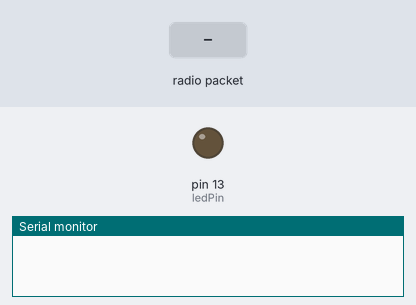
A sketch run on a simulated Arduino Uno, built with avr-gcc and run on an emulated ATmega328P. Shown: output pins drawn as LEDs (lit = HIGH), the last lines printed to the serial monitor. The inputs (shaded band) are chosen by the test bench. No radio packets arrive unless stated.

Above: at 1.2 s.
1.3 s: radio packet "a" arrives
At 2.1 s:
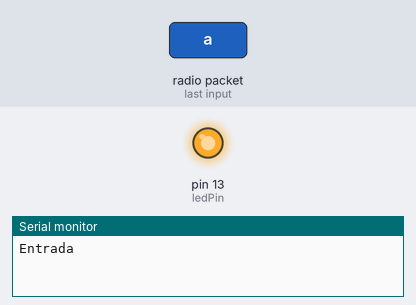
2.8 s: radio packet "b" arrives
At 3.2 s:
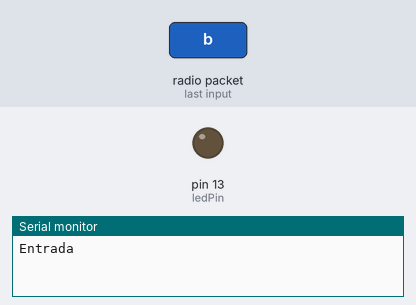
Timing chart, 0 to 5.8 s (numbered marks = the images above; inputs shaded):
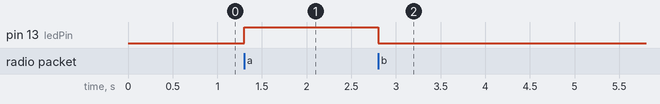

Measured:
- after the input at 1.3 s, pin 13 (ledPin): LOW → HIGH at once
- after the input at 2.8 s, pin 13 (ledPin): HIGH → LOW at once

The sketch:

ReceptorRF.ino
```cpp
//El codigo del arduino receptor en el proyecto de SmartParking
//Este dispositivo despues de obtener los datos del modulo de RadioFrecuencia se lo enviaba al servidor
//por medio de comunicacion serial

#include <VirtualWire.h>

const int dataPin = 2;
const int ledPin = 13;
int cont = 0;
int ent = 0;
int sal = 0;

void setup()
{
    Serial.begin(9600);
    vw_setup(2000);
    vw_set_rx_pin(dataPin);
    vw_rx_start();


    pinMode(ledPin, OUTPUT);
    digitalWrite(ledPin, false);
}

void loop()
{
    uint8_t data;
    uint8_t dataLength=1;

    if (vw_get_message(&data,&dataLength))
    {
        if((char)data=='a'){
          if (ent==0){
            digitalWrite(ledPin, true);
            Serial.print("Entrada");
            delay(1000);
            cont++;
            ent=1;
            sal=0;
          }


        }
        else if((char)data=='b')
        {
          if (sal==0){
            digitalWrite(ledPin, false);
            //Serial.print("Salida");
            delay(1000);
            sal=1;
            ent=0;
          }

          }else{
            if((char)data=='c'){
              Serial.print("Salida");
              delay(1500);


            }


          }

     }
 }
```
